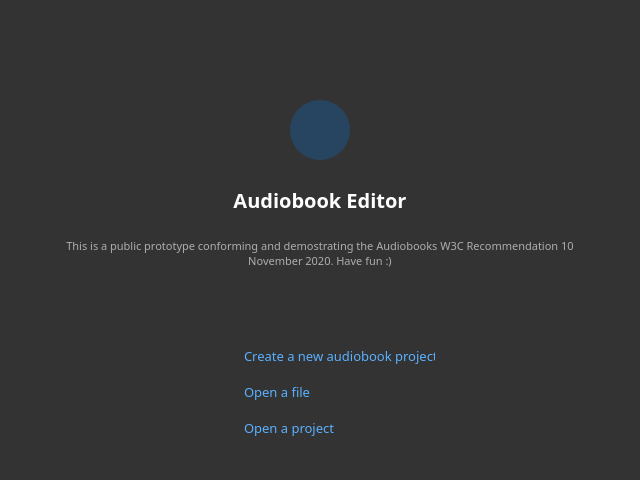
<?xml version="1.0" encoding="UTF-8"?>
<ui version="4.0">
 <class>StartingPanel</class>
 <widget class="QWidget" name="StartingPanel">
  <property name="geometry">
   <rect>
    <x>0</x>
    <y>0</y>
    <width>640</width>
    <height>480</height>
   </rect>
  </property>
  <property name="windowTitle">
   <string>Audiobook Editor</string>
  </property>
  <property name="windowIcon">
   <iconset resource="resources.qrc">
    <normaloff>:/SVG/svg/icon/AudiobookEditorLogo@16.svg</normaloff>:/SVG/svg/icon/AudiobookEditorLogo@16.svg</iconset>
  </property>
  <property name="styleSheet">
   <string notr="true">/* starting panel */


position: relative;
width: 640px;
height: 480px;

background: #333333;</string>
  </property>
  <widget class="QLabel" name="label">
   <property name="geometry">
    <rect>
     <x>290</x>
     <y>100</y>
     <width>60</width>
     <height>60</height>
    </rect>
   </property>
   <property name="styleSheet">
    <string notr="true">/* Rectangle 39 */


position: absolute;
width: 60px;
height: 60px;
left: 290px;
top: 100px;

background: rgba(10, 110, 202, 0.3);
border-radius: 30px;</string>
   </property>
   <property name="text">
    <string/>
   </property>
   <property name="pixmap">
    <pixmap resource="resources.qrc">:/SVG/svg/icon/AudiobookEditorLogo@16.svg</pixmap>
   </property>
   <property name="scaledContents">
    <bool>true</bool>
   </property>
  </widget>
  <widget class="QLabel" name="label_2">
   <property name="geometry">
    <rect>
     <x>233</x>
     <y>186</y>
     <width>174</width>
     <height>28</height>
    </rect>
   </property>
   <property name="font">
    <font>
     <family>Noto Sans TC</family>
     <pointsize>-1</pointsize>
     <weight>75</weight>
     <italic>false</italic>
     <bold>true</bold>
    </font>
   </property>
   <property name="styleSheet">
    <string notr="true">position: static;
width: 174px;
height: 28px;
left: 73px;
top: 16px;

font-family: Noto Sans TC;
font-style: normal;
font-weight: bold;
font-size: 20px;
line-height: 27px;
/* identical to box height */

display: flex;
align-items: center;
text-align: center;

color: #FFFFFF;


/* Inside Auto Layout */

flex: none;
order: 0;
flex-grow: 0;
margin: 0px 0px;</string>
   </property>
   <property name="text">
    <string>Audiobook Editor</string>
   </property>
   <property name="scaledContents">
    <bool>false</bool>
   </property>
   <property name="alignment">
    <set>Qt::AlignCenter</set>
   </property>
  </widget>
  <widget class="QLabel" name="label_3">
   <property name="geometry">
    <rect>
     <x>48</x>
     <y>238</y>
     <width>544</width>
     <height>30</height>
    </rect>
   </property>
   <property name="styleSheet">
    <string notr="true">/* This is a public prototype conforming and demostrating the Audiobooks. W3C Recommendation 10 November 2020. Have fun :) */


position: static;
width: 504px;
height: 30px;
left: 48px;
top: 8px;

font-family: Noto Sans TC;
font-style: normal;
font-weight: normal;
font-size: 11px;
line-height: 15px;
text-align: center;

color: rgba(255, 255, 255, 0.6);


/* Inside Auto Layout */

flex: none;
order: 0;
flex-grow: 1;
margin:0px 0px;</string>
   </property>
   <property name="text">
    <string>This is a public prototype conforming and demostrating the Audiobooks W3C Recommendation 10 November 2020. Have fun :)</string>
   </property>
   <property name="scaledContents">
    <bool>false</bool>
   </property>
   <property name="alignment">
    <set>Qt::AlignCenter</set>
   </property>
   <property name="wordWrap">
    <bool>true</bool>
   </property>
  </widget>
  <widget class="QLabel" name="label_4">
   <property name="geometry">
    <rect>
     <x>241</x>
     <y>338</y>
     <width>194</width>
     <height>36</height>
    </rect>
   </property>
   <property name="styleSheet">
    <string notr="true">position: static;
width: 194px;
height: 24px;
left: 60px;
top: 6px;

font-family: Noto Sans TC;
font-style: normal;
font-weight: normal;
font-size: 13px;
line-height: 18px;
display: flex;
align-items: center;

/* icon/primary */

color: #5AB0FF;

/* Inside Auto Layout */

flex: none;
order: 1;
align-self: stretch;
flex-grow: 0;
margin: 6px 0px;</string>
   </property>
   <property name="text">
    <string>Create a new audiobook project</string>
   </property>
  </widget>
  <widget class="QLabel" name="label_5">
   <property name="geometry">
    <rect>
     <x>241</x>
     <y>374</y>
     <width>194</width>
     <height>36</height>
    </rect>
   </property>
   <property name="styleSheet">
    <string notr="true">position: static;
width: 194px;
height: 24px;
left: 60px;
top: 6px;

font-family: Noto Sans TC;
font-style: normal;
font-weight: normal;
font-size: 13px;
line-height: 18px;
display: flex;
align-items: center;

/* icon/primary */

color: #5AB0FF;

/* Inside Auto Layout */

flex: none;
order: 1;
align-self: stretch;
flex-grow: 0;
margin: 6px 0px;</string>
   </property>
   <property name="text">
    <string>Open a file</string>
   </property>
  </widget>
  <widget class="QPushButton" name="pushButton_New">
   <property name="geometry">
    <rect>
     <x>211</x>
     <y>344</y>
     <width>24</width>
     <height>24</height>
    </rect>
   </property>
   <property name="sizePolicy">
    <sizepolicy hsizetype="Fixed" vsizetype="Fixed">
     <horstretch>0</horstretch>
     <verstretch>0</verstretch>
    </sizepolicy>
   </property>
   <property name="styleSheet">
    <string notr="true">border : 0px</string>
   </property>
   <property name="text">
    <string/>
   </property>
   <property name="icon">
    <iconset resource="resources.qrc">
     <normaloff>:/SVG/svg/icon/welcome-new.svg</normaloff>:/SVG/svg/icon/welcome-new.svg</iconset>
   </property>
   <property name="iconSize">
    <size>
     <width>24</width>
     <height>24</height>
    </size>
   </property>
  </widget>
  <widget class="QPushButton" name="pushButton_Open_File">
   <property name="geometry">
    <rect>
     <x>211</x>
     <y>380</y>
     <width>24</width>
     <height>24</height>
    </rect>
   </property>
   <property name="sizePolicy">
    <sizepolicy hsizetype="Fixed" vsizetype="Fixed">
     <horstretch>0</horstretch>
     <verstretch>0</verstretch>
    </sizepolicy>
   </property>
   <property name="styleSheet">
    <string notr="true">border : 0px</string>
   </property>
   <property name="text">
    <string notr="true"/>
   </property>
   <property name="icon">
    <iconset resource="resources.qrc">
     <normaloff>:/SVG/svg/icon/welcome-file.svg</normaloff>:/SVG/svg/icon/welcome-file.svg</iconset>
   </property>
   <property name="iconSize">
    <size>
     <width>24</width>
     <height>24</height>
    </size>
   </property>
  </widget>
  <widget class="QLabel" name="label_6">
   <property name="geometry">
    <rect>
     <x>241</x>
     <y>410</y>
     <width>194</width>
     <height>36</height>
    </rect>
   </property>
   <property name="styleSheet">
    <string notr="true">position: static;
width: 194px;
height: 24px;
left: 60px;
top: 6px;

font-family: Noto Sans TC;
font-style: normal;
font-weight: normal;
font-size: 13px;
line-height: 18px;
display: flex;
align-items: center;

/* icon/primary */

color: #5AB0FF;

/* Inside Auto Layout */

flex: none;
order: 1;
align-self: stretch;
flex-grow: 0;
margin: 6px 0px;</string>
   </property>
   <property name="text">
    <string>Open a project</string>
   </property>
  </widget>
  <widget class="QPushButton" name="pushButton_Open_Project">
   <property name="geometry">
    <rect>
     <x>211</x>
     <y>416</y>
     <width>24</width>
     <height>24</height>
    </rect>
   </property>
   <property name="sizePolicy">
    <sizepolicy hsizetype="Fixed" vsizetype="Fixed">
     <horstretch>0</horstretch>
     <verstretch>0</verstretch>
    </sizepolicy>
   </property>
   <property name="styleSheet">
    <string notr="true">border : 0px</string>
   </property>
   <property name="text">
    <string notr="true"/>
   </property>
   <property name="icon">
    <iconset resource="resources.qrc">
     <normaloff>:/SVG/svg/icon/welcome-folder.svg</normaloff>:/SVG/svg/icon/welcome-folder.svg</iconset>
   </property>
   <property name="iconSize">
    <size>
     <width>24</width>
     <height>24</height>
    </size>
   </property>
  </widget>
  <widget class="QToolButton" name="toolButton_Close">
   <property name="geometry">
    <rect>
     <x>610</x>
     <y>6</y>
     <width>24</width>
     <height>24</height>
    </rect>
   </property>
   <property name="minimumSize">
    <size>
     <width>24</width>
     <height>24</height>
    </size>
   </property>
   <property name="baseSize">
    <size>
     <width>24</width>
     <height>24</height>
    </size>
   </property>
   <property name="styleSheet">
    <string notr="true">border : 0px</string>
   </property>
   <property name="text">
    <string notr="true"/>
   </property>
   <property name="icon">
    <iconset resource="resources.qrc">
     <normaloff>:/SVG/svg/icon/starting-panel-close.svg</normaloff>:/SVG/svg/icon/starting-panel-close.svg</iconset>
   </property>
   <property name="iconSize">
    <size>
     <width>24</width>
     <height>24</height>
    </size>
   </property>
  </widget>
 </widget>
 <resources>
  <include location="resources.qrc"/>
 </resources>
 <connections/>
</ui>
